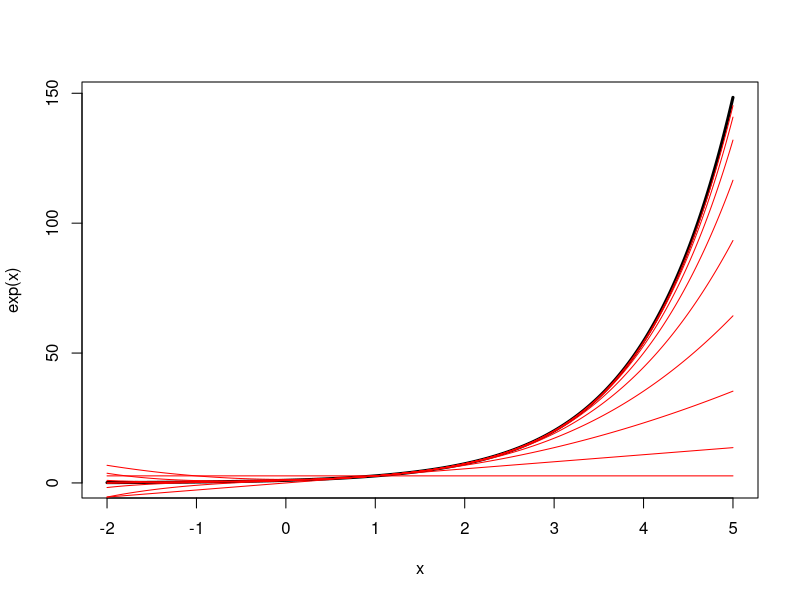
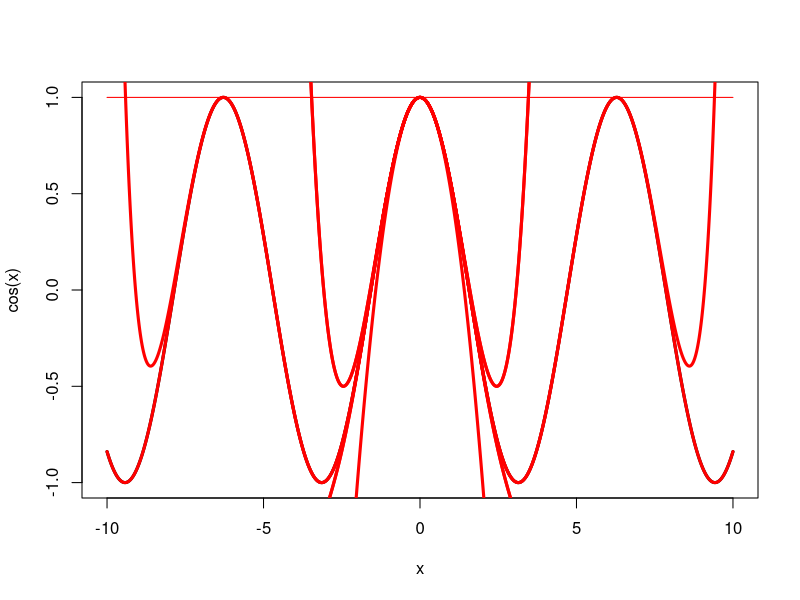

R code for these plots, in order:
##putting together a function that approximates, via a taylor series.  



approx_e<- function(a, x, order){
	out<- 0
	for(z in 0:order){
	out<- out + (exp(a)/factorial(z))*(x - a)^z
	}
	return(out)
	}


x<- seq(-2, 5, len = 1000)

plot(exp(x)~x, type='l', lwd = 3)

lines(approx_e(1, x, 0)~x, col='red')
lines(approx_e(1, x, 1)~x, col='red')
lines(approx_e(1, x, 2)~x, col='red')
lines(approx_e(1, x, 3)~x, col= 'red')
lines(approx_e(1, x, 4)~x, col='red')
lines(approx_e(1, x, 5)~x, col='red')
lines(approx_e(1, x, 6)~x, col='red')
lines(approx_e(1, x, 7)~x, col='red')
lines(approx_e(1, x, 8)~x, col='red')


approx_cos<- function(a, x, order){
	out<- 0 
	int<- 0 
	vals<- c(cos(a), -sin(a), -cos(a), sin(a))
	for(z in 0:order){
		int<- int +1
		out<- out + (vals[int]/factorial(z))*(x - a)^z
		if(int==4){
			int<- 0
			}
		}
	return(out)
	
	}


x<- seq(-10, 10, len = 1000)
plot(cos(x)~x, type='l', lwd = 3)

lines(approx_cos(0, x, 1)~x, col='red')
lines(approx_cos(0, x, 2)~x, col='red')
lines(approx_cos(0, x, 3)~x, col= 'red', lwd = 3)
lines(approx_cos(0, x, 4)~x, col='red', lwd = 3)
lines(approx_cos(0, x, 5)~x, col='red', lwd = 3)
lines(approx_cos(0, x, 6)~x, col='red', lwd = 3)
lines(approx_cos(0, x, 7)~x, col='red', lwd = 3)
lines(approx_cos(0, x , 20)~x, col='red', lwd=3)
lines(approx_cos(0, x, 100)~x, col='red', lwd = 3)


